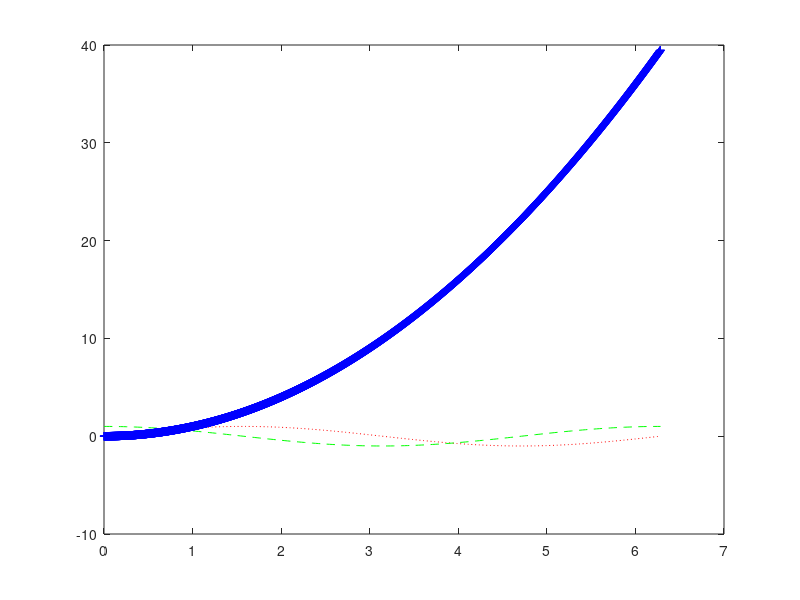

Reproduce this figure in MATLAB.
x = 0:0.01*pi:2*pi;
y1 = sin(x);
y2 = cos(x);
z = 0:0.001:2*pi;
y3 = z.*z;
plot(x,y1,':r');
hold on;
plot (x,y2,'--g');
hold on;
plot (z,y3,'+b');

